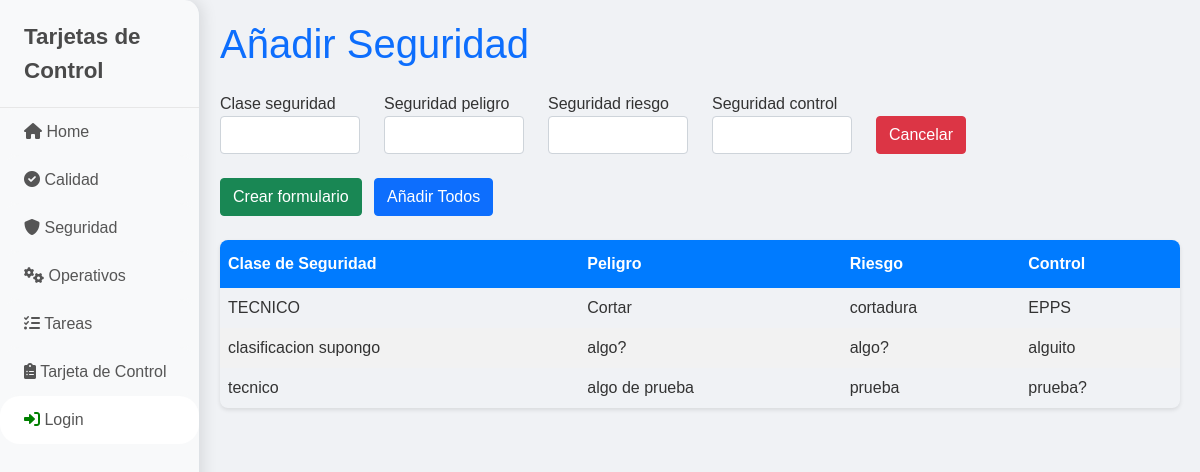
The page /seguridad/ on the database its author committed.
### modelos/models.py (models this page shows, shortened)
class RecursoSeguridad(models.Model):
    clase_seguridad = models.CharField(max_length=100, blank=True, null=True)
    seguridad_peligro = models.CharField(max_length=100, blank=True, null=True)
    seguridad_riesgo = models.CharField(max_length=100, blank=True, null=True)
    seguridad_control = models.CharField(max_length=100, blank=True, null=True)

### seguridad/views.py (the view)
# urls.py: path('', views.index, name='calidad_index'),
def index(request):
    context = {'form': SeguridadForm(), 'seguridades': RecursoSeguridad.objects.all()}
    return render(request, 'index_seguridad.html', context)

### seguridad/forms.py
class SeguridadForm(forms.ModelForm):
    class Meta:
        model = RecursoSeguridad
        fields = ('clase_seguridad', 'seguridad_peligro', 'seguridad_riesgo', 'seguridad_control')
        widgets = {
            'clase_seguridad': forms.TextInput(attrs={'class':'form-control'}),
            'seguridad_peligro': forms.TextInput(attrs={'class':'form-control'}),
            'seguridad_riesgo': forms.TextInput(attrs={'class':'form-control'}),
            'seguridad_control': forms.TextInput(attrs={'class':'form-control'}),
        }

### seguridad/templates/index_seguridad.html (shortened to what this page needs)
{% extends 'base.html' %}
{% block content %}
<h1 class="mb-4 text-primary">Añadir Seguridad</h1>
<div id="seguridad-forms">
    {% include 'partials/form_seguridad.html' %}
</div>
<div class="my-4">
    <button type="button" class="btn btn-success me-2" hx-get="{% url 'create-seguridad' %}" hx-target="#seguridad-forms" hx-swap="beforeend">Crear formulario</button>
    <button type="button" class="btn btn-primary" id="submit-all">Añadir Todos</button>
</div>
<table class="table-custom">
    <thead>
        <tr>
            <th>Clase de Seguridad</th>
            <th>Peligro</th>
            <th>Riesgo</th>
            <th>Control</th>
        </tr>
    </thead>
    <tbody id="seguridad-list">
        {% for seguridad in seguridades %}
            {% include 'partials/seguridad.html' %}
        {% endfor %}
    </tbody>
</table>
{% endblock %}

### seguridad/templates/partials/seguridad.html
<tr>
        <td>{{ seguridad.clase_seguridad }}</td>
        <td>{{ seguridad.seguridad_peligro }}</td>
        <td>{{ seguridad.seguridad_riesgo }}</td>
        <td>{{ seguridad.seguridad_control }}</td>
    </tr>

### core/templates/base.html (style rules this page uses)
body { font-family: 'Arial', sans-serif; background-color: #f0f2f5; color: #333; }

### seguridad/templates/index_seguridad.html (style rules this page uses)
.table-custom { border-collapse: collapse; width: 100%; box-shadow: 0 2px 4px rgba(0,0,0,0.1); border-radius: 8px; overflow: hidden; }
.table-custom th, .table-custom td { text-align: left; padding: 8px; }
.table-custom thead { background-color: #007bff; color: white; }
.table-custom tbody tr:nth-child(even) { background-color: #f2f2f2; }
.table-custom th { padding-top: 12px; padding-bottom: 12px; }

### rows shown on the page
RecursoSeguridad: clase_seguridad "TECNICO", seguridad_peligro "Cortar", seguridad_riesgo "cortadura", seguridad_control "EPPS"
RecursoSeguridad: clase_seguridad "clasificacion supongo", seguridad_peligro "algo?", seguridad_riesgo "algo?", seguridad_control "alguito"
RecursoSeguridad: clase_seguridad "tecnico", seguridad_peligro "algo de prueba", seguridad_riesgo "prueba", seguridad_control "prueba?"
